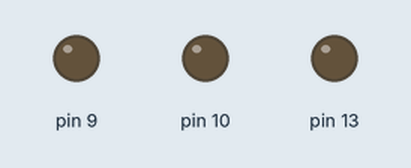
A sketch run on a simulated Arduino Uno, built with avr-gcc and run on an emulated ATmega328P. On the bench: output pins drawn as LEDs (lit = HIGH).

Above: at 2.5 s.
At 6.0 s:
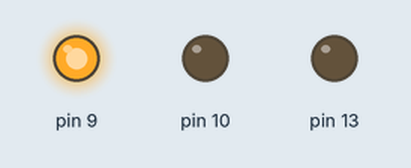
At 8.2 s:
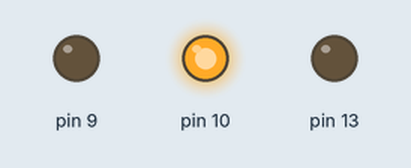
At 8.7 s:
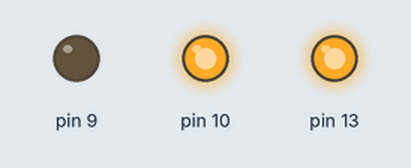
Timing chart, 0 to 11.0 s (numbered marks = the images above):
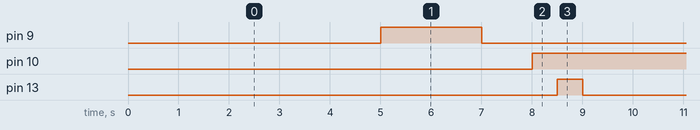

The sketch:

sketch_feb13a.ino
```cpp
long cambioStato1=0;
long cambioStato2=0;
long cambioStato3=0;

bool accesoSpento1=false;
bool accesoSpento2=false;
bool accesoSpento3=true;
long tempoCorrente=millis();

void setup() {
  pinMode(13,OUTPUT);
  pinMode(10,OUTPUT);
  pinMode(9,OUTPUT);

}

void loop() {

  funzione1();
  funzione3();
  funzione2();
}

void funzione1(){

  tempoCorrente=millis();

 if(accesoSpento1){

    if((tempoCorrente-cambioStato1)>=8000){

        digitalWrite(13,HIGH);
        accesoSpento1=!accesoSpento1;
        cambioStato1=tempoCorrente;
      }
  }
  else{

    if((tempoCorrente-cambioStato1)>=500){

        digitalWrite(13,LOW);
        accesoSpento1=!accesoSpento1;
        cambioStato1=tempoCorrente;
      }
    }

}

void funzione2(){

if(accesoSpento2){

    if((tempoCorrente-cambioStato2)>=3000){//lavora sul valore dui questo

        digitalWrite(10,HIGH);
        accesoSpento2=!accesoSpento2;
        cambioStato2=tempoCorrente;
      }
  }
  else{

    if((tempoCorrente-cambioStato2)>=5000){

        digitalWrite(10,LOW);
        accesoSpento2=!accesoSpento2;
        cambioStato2=tempoCorrente;
      }
    }

}

void funzione3(){

if(accesoSpento3){

    if((tempoCorrente-cambioStato3)>=5000){

        digitalWrite(9,HIGH);
        accesoSpento3=!accesoSpento3;
        cambioStato3=tempoCorrente;
      }
  }
  else{

    if((tempoCorrente-cambioStato3)>=2000){

        digitalWrite(9,LOW);
        accesoSpento3=!accesoSpento3;
        cambioStato3=tempoCorrente;
      }
    }

}
```

Measured:
- by itself, pin 9: alternates HIGH for 2.0 s and LOW for 5.0 s
- by itself, pin 10: alternates HIGH for 5.0 s and LOW for 3.0 s
- by itself, pin 13: alternates HIGH for 0.50 s and LOW for 8.0 s
